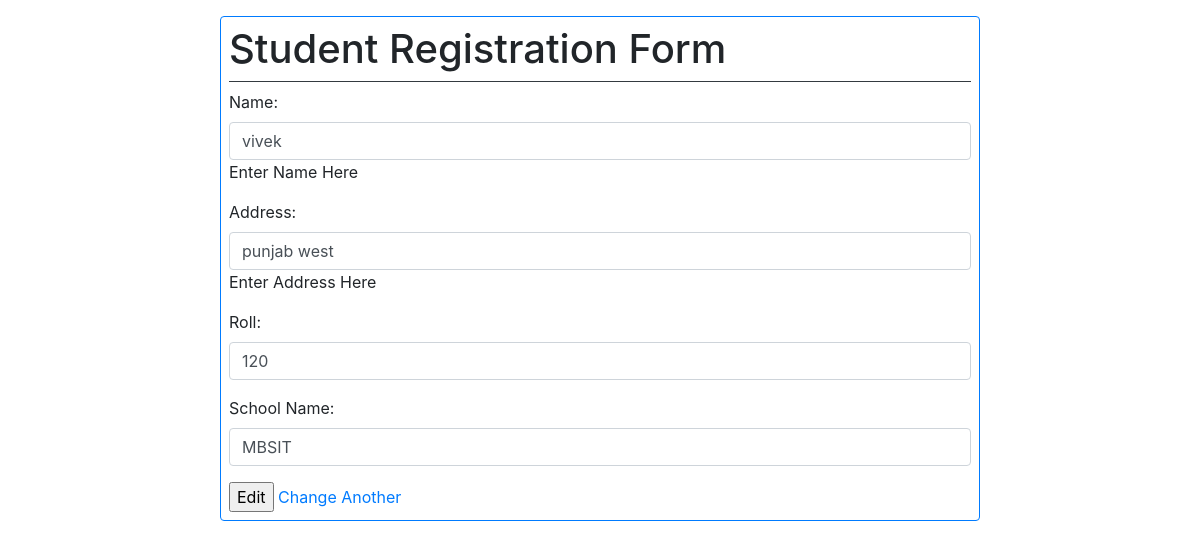
Screenshot of /stu_update/9 with the database file from the repository.
### poll/models.py (models this page shows)
class StudentModel(models.Model):
    name = models.CharField(max_length=20)
    address = models.CharField(max_length=20)
    roll = models.IntegerField()
    school_Name = models.CharField(max_length=20)

### poll/views.py (the view)
# urls.py: path('stu_update/<int:id>', views.update_student_view, name="student-update"),
def update_student_view(request, id):
    dt = StudentModel.objects.get(pk = id)
    if request.method == "POST":
        student_form = StudentForm(request.POST , instance=dt)
        if student_form.is_valid():
            student_form.save()
            return HttpResponseRedirect('/')
    else:
        student_form = StudentForm(instance=dt)
    return render(request, 'editstudent.html', {'fm' :student_form })

### poll/forms.py
class StudentForm(forms.ModelForm):
    class Meta:
        model  = StudentModel
        fields = "__all__"
        widgets = {
            'name' : forms.TextInput(attrs= {"placeholder"  :"Enter Name ", "class" : "form-control", 'id' : 'userid'}),
            'address' : forms.TextInput(attrs= {"placeholder"  :"Enter Address ", 'class' : "form-control"}),
            'roll' : forms.TextInput(attrs= {"placeholder"  :"Enter Roll number", "class" : 'form-control'}),
            'school_Name' : forms.TextInput(attrs= {"placeholder"  :"Enter School Name ", "class" :"form-control"}),
        }
        error_messages = {
            "name" : {"required" : "Name is required please enter "},
            "address" : {"required" : "Address is required please enter "},
        }
        help_texts = {
            "name" : "Enter Name Here",
            "address" : "Enter Address Here",
        }

### poll/templates/editstudent.html (shortened to what this page needs)
<!DOCTYPE html>
<html lang="en">
<head>
    <link rel="stylesheet" href="https://cdn.jsdelivr.net/npm/bootstrap@4.0.0/dist/css/bootstrap.min.css">
</head>
<body>
    <div class="container">
        <div class="row mt-3">
            <div class="col-8 offset-2 border border-1 p-2 border-primary rounded mr-2">
                <h1 class="border-bottom border-dark pb-2">Student Registration Form</h1>
                <form action="" method="post" novalidate>
                        {{fm.as_p}}
                    <input type="submit" value="Edit" name="" id="">
                    <a href="{% url "home-view" %}">Change Another</a>
                </form>
            </div>
        </div>
    </div>
</body>
</html>

### rows the page displays
StudentModel: name "vivek", address "punjab west", roll "120", school_Name "MBSIT"
